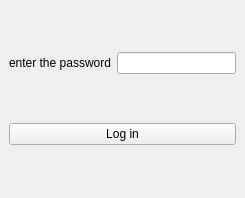
<?xml version="1.0" encoding="UTF-8"?>
<ui version="4.0">
 <class>password</class>
 <widget class="QMainWindow" name="password">
  <property name="geometry">
   <rect>
    <x>0</x>
    <y>0</y>
    <width>245</width>
    <height>198</height>
   </rect>
  </property>
  <property name="windowTitle">
   <string>password</string>
  </property>
  <widget class="QWidget" name="centralwidget">
   <layout class="QHBoxLayout" name="horizontalLayout_2">
    <item>
     <layout class="QVBoxLayout" name="verticalLayout">
      <item>
       <layout class="QHBoxLayout" name="horizontalLayout">
        <item>
         <widget class="QLabel" name="label">
          <property name="text">
           <string>enter the password</string>
          </property>
         </widget>
        </item>
        <item>
         <widget class="QLineEdit" name="lineEdit"/>
        </item>
       </layout>
      </item>
      <item>
       <widget class="QPushButton" name="pushButton">
        <property name="text">
         <string>Log in</string>
        </property>
       </widget>
      </item>
     </layout>
    </item>
   </layout>
  </widget>
 </widget>
 <resources/>
 <connections/>
</ui>
